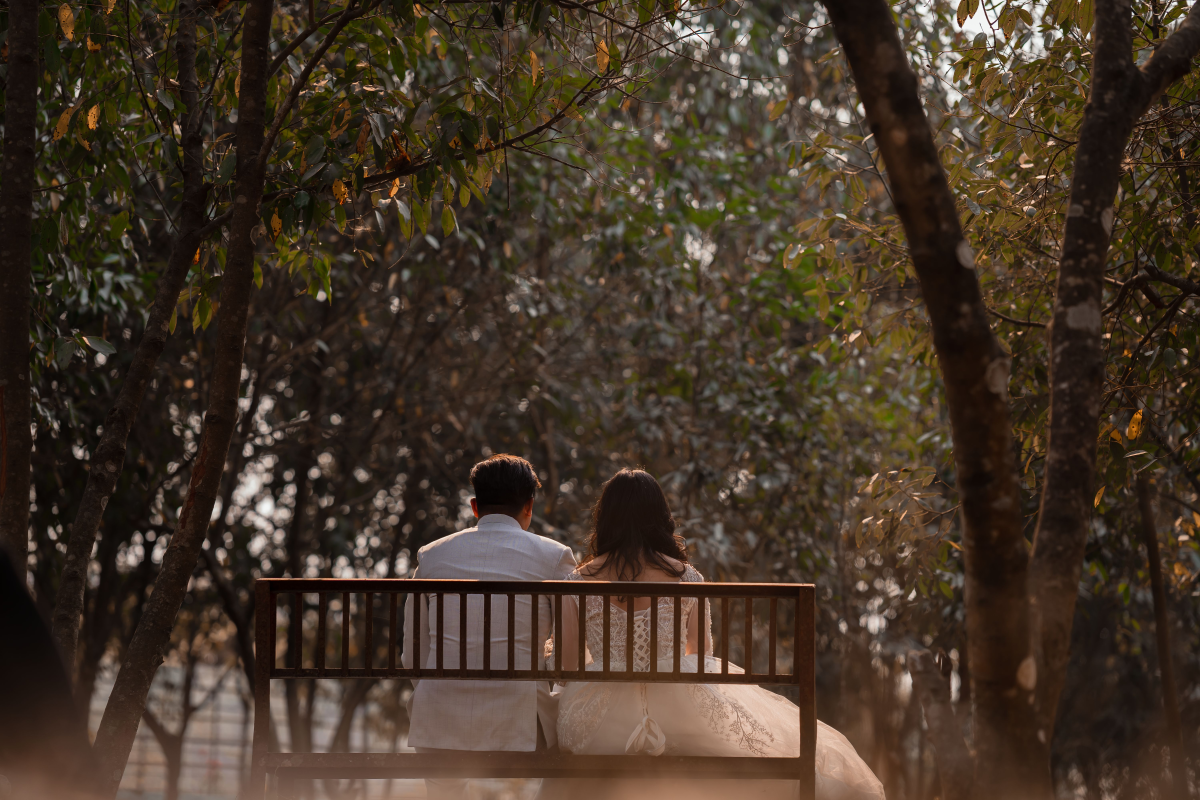
#> input picture design/assets/pexels/photos/12-casal-costas-parque-pexels-15939733.jpg, 6000 x 4000 px (shown at 1/5 size)
$ python prepare_landing_assets.py
#> lines starting #> are read from the running program, lines starting #| are printed output that depends on the picture
"""Gera cópias web dos assets locais, preservando os originais e a proveniência."""
from pathlib import Path
import hashlib
import json
import shutil
import sys

ROOT = Path(__file__).resolve().parents[1]
# Dependências de preparação apenas; não pertencem ao frontend.
sys.path.insert(0, str(ROOT / 'tmp/asset-tools'))
from PIL import Image, ImageOps
from fontTools.ttLib import TTFont
from fontTools.varLib.instancer import instantiateVariableFont

photos = ROOT / 'design/assets/pexels/photos'
destination = ROOT / 'public/images'
destination.mkdir(parents=True, exist_ok=True)
selection = {
    'natural': ('12-casal-costas-parque-pexels-15939733.jpg', (1200, 900)),
    'classico': ('06-aliancas-copos-de-leite-pexels-4753767.jpg', (1200, 900)),
    'contemporaneo': ('08-recepcao-branco-verde-pexels-12954015.jpg', (1200, 900)),
    'editorial': ('05-casal-maos-buque-pexels-29858926.jpg', (800, 1000)),
}
manifest = {'generated': '2026-10-15', 'purpose': 'Fotografias de stock ilustrativas; não representam clientes.', 'images': [], 'fonts': []}
for name, (source, dimensions) in selection.items():
    target = destination / f'{name}.webp'
    with Image.open(photos / source) as original:
#> original is the input picture: PIL image 6000x4000 RGB; mean R, G, B 67.9, 53.6, 39.9
        image = ImageOps.fit(ImageOps.exif_transpose(original).convert('RGB'), dimensions, method=Image.Resampling.LANCZOS)
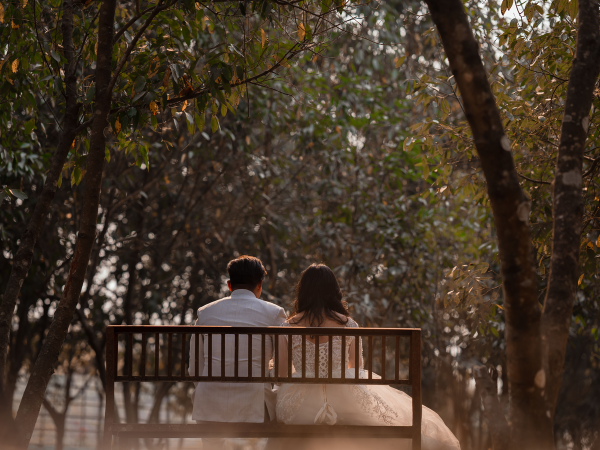
#> image: PIL image 1200x900 RGB (shown at 1/2 size); mean R, G, B 70.8, 56.2, 42.1
        image.save(target, 'WEBP', quality=82, method=6)
    manifest['images'].append({'source': f'design/assets/pexels/photos/{source}', 'output': f'public/images/{target.name}', 'width': dimensions[0], 'height': dimensions[1], 'bytes': target.stat().st_size, 'sha256': hashlib.sha256(target.read_bytes()).hexdigest()})
#> pass 2 of the loop `for name, (source, dimensions) in selection.items():`:
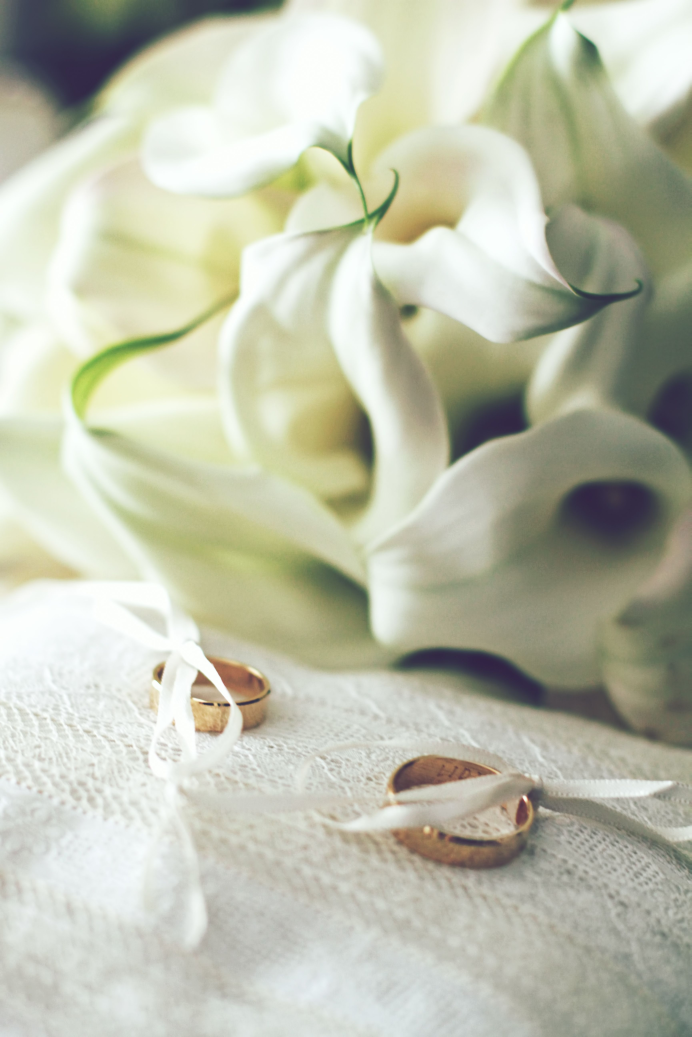
#> input picture design/assets/pexels/photos/06-aliancas-copos-de-leite-pexels-4753767.jpg, 3456 x 5184 px (shown at 1/5 size)
#> original is the input picture: PIL image 3456x5184 RGB; mean R, G, B 189.6, 192, 172.7
#> `image = ImageOps.fit(ImageOps.exif_transpose(original).convert('RGB'),..`:
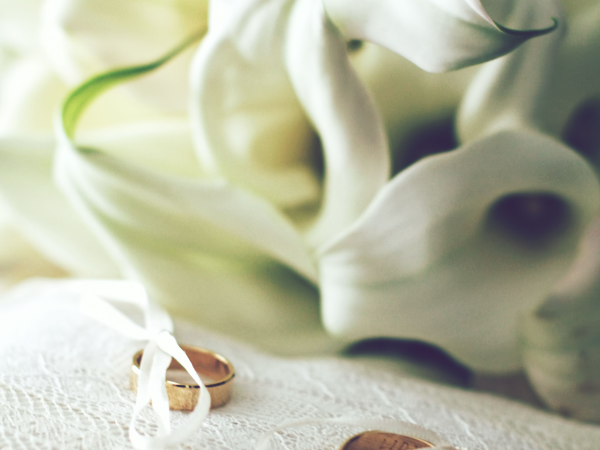
#> image: PIL image 1200x900 RGB (shown at 1/2 size); mean R, G, B 183.7, 185.8, 162.7
#> pass 3 of the loop `for name, (source, dimensions) in selection.items():`:
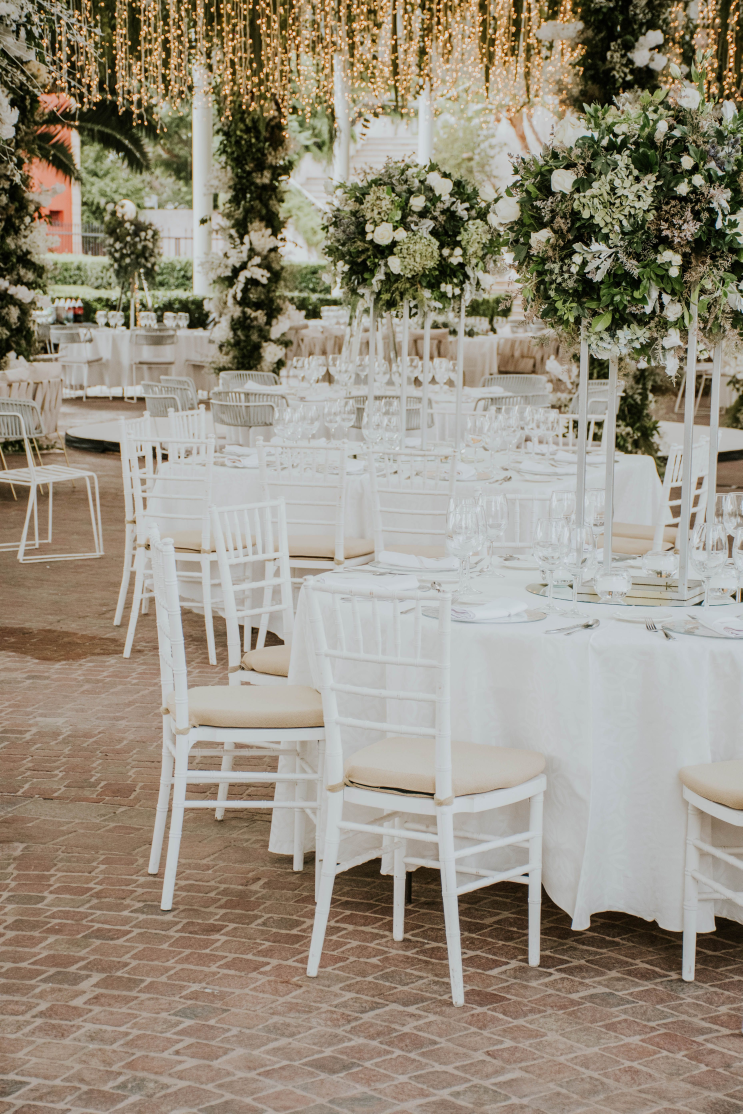
#> input picture design/assets/pexels/photos/08-recepcao-branco-verde-pexels-12954015.jpg, 3712 x 5568 px (shown at 1/5 size)
#> original is the input picture: PIL image 3712x5568 RGB; mean R, G, B 151.6, 143.3, 128.3
#> `image = ImageOps.fit(ImageOps.exif_transpose(original).convert('RGB'),..`:
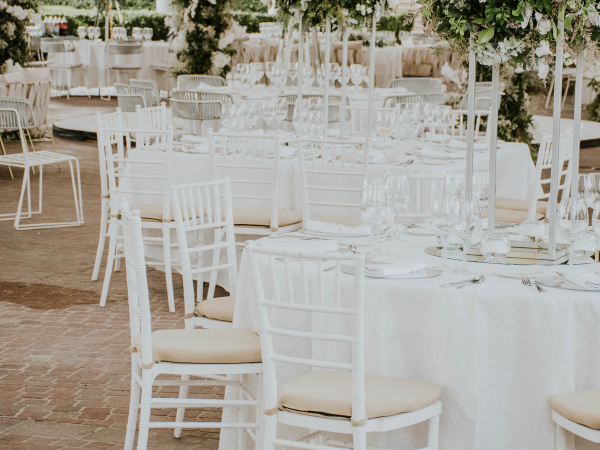
#> image: PIL image 1200x900 RGB (shown at 1/2 size); mean R, G, B 167.5, 163.6, 154.4
#> the loop made 4 passes; the first 3 are shown

font_destination = ROOT / 'public/fonts'
font_destination.mkdir(parents=True, exist_ok=True)
for family in ('fraunces', 'dm-sans'):
    source = ROOT / f'design/fonts/{family}-variable.ttf'
    target = font_destination / f'{family}-variable.woff2'
#> (the run stopped early here; a loop or call above may not have finished)
